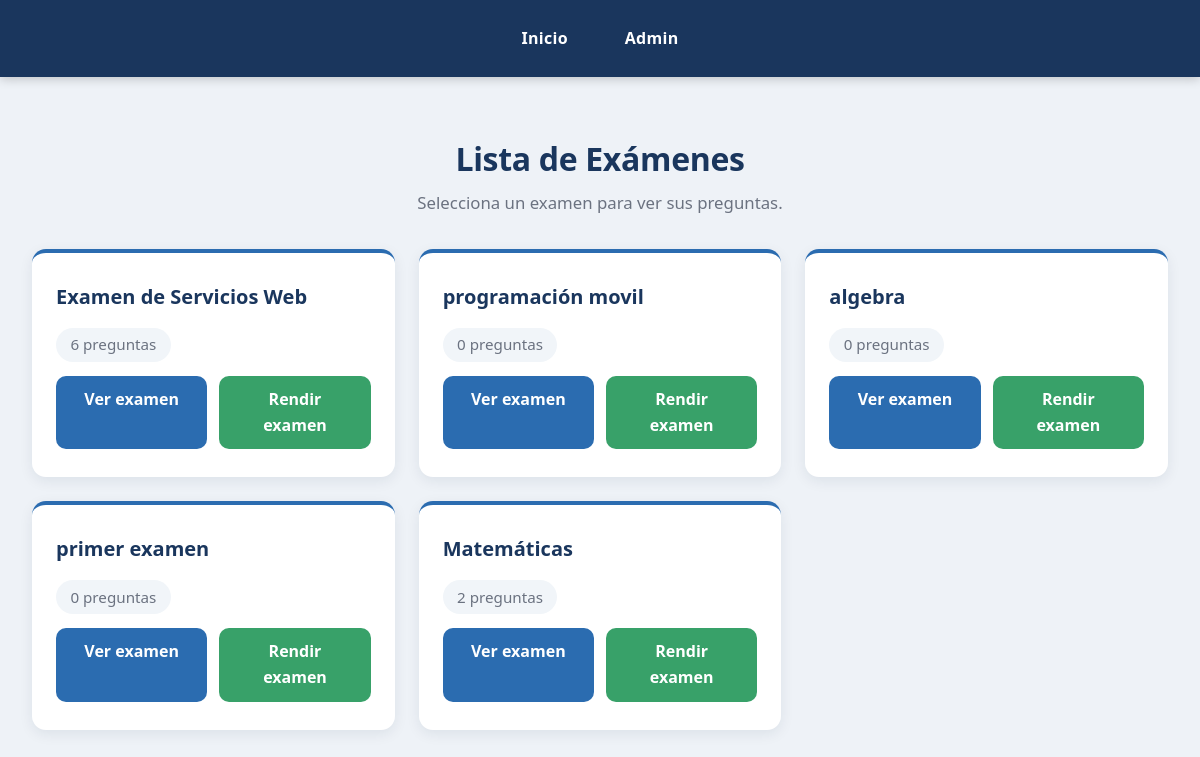
The page / on the database its author committed.
### quiz/models.py (models this page shows, shortened)
class Exam(models.Model):
    title = models.CharField(max_length=200, verbose_name="title")
    description = models.TextField(verbose_name="description")
    created_at = models.DateTimeField(auto_now_add=True, verbose_name="created at")
    class Meta:
        ordering = ['-created_at']
        verbose_name = "exam"
        verbose_name_plural = "exams"

### quiz/views.py (the view)
# urls.py: path('', views.exam_list, name='exam_list'),
def exam_list(request):
    exams = Exam.objects.all().order_by('-created_at')
    return render(request, 'quiz/exam_list.html', {'exams': exams})

### quiz/templates/quiz/exam_list.html (shortened to what this page needs)
{% extends "quiz/base.html" %}
{% block content %}
<header class="page-header">
    <h1>Lista de Exámenes</h1>
    <p>Selecciona un examen para ver sus preguntas.</p>
</header>
<div class="exam-grid">
    {% for exam in exams %}
    <article class="exam-card">
        <h2 class="exam-card-title">{{ exam.title }}</h2>
        <p class="exam-card-meta">{{ exam.questions.count }} pregunta{{ exam.questions.count|pluralize:"s" }}</p>
        <div class="btn-group">
            <a class="btn" href="{% url 'exam_detail' exam.id %}">Ver examen</a>
            <a class="btn btn-success" href="{% url 'exam_take' exam.id %}">Rendir examen</a>
        </div>
    </article>
    {% empty %}
    <div class="empty-state">No hay exámenes aún.</div>
    {% endfor %}
</div>
{% endblock %}

### quiz/static/quiz/css/styles.css (style rules this page uses)
:root { --navy: #1a365d; --navy-dark: #12294a; --accent: #2b6cb0; --accent-hover: #2c5282; --bg: #eef2f7; --card-bg: #ffffff; --text: #1f2937; --muted: #6b7280; --radius: 14px; --shadow: 0 4px 14px rgba(15, 35, 70, 0.08); --shadow-hover: 0 12px 28px rgba(15, 35, 70, 0.16); }
* { margin: 0; padding: 0; box-sizing: border-box; }
body { font-family: 'Segoe UI', system-ui, -apple-system, 'Helvetica Neue', Arial, sans-serif; background: var(--bg); color: var(--text); line-height: 1.6; }
.page-header { text-align: center; margin: 1rem 0 2rem; }
.page-header h1 { font-size: 2rem; font-weight: 700; color: var(--navy); letter-spacing: -0.01em; }
.page-header p { color: var(--muted); margin-top: 0.4rem; font-size: 1.05rem; }
.exam-grid { display: grid; grid-template-columns: repeat(3, 1fr); gap: 1.5rem; list-style: none; }
.exam-card { background: var(--card-bg); border-radius: var(--radius); box-shadow: var(--shadow); padding: 1.75rem 1.5rem; display: flex; flex-direction: column; gap: 0.9rem; border-top: 4px solid var(--accent); transition: transform 0.2s ease, box-shadow 0.2s ease; }
.exam-card-title { font-size: 1.25rem; font-weight: 700; color: var(--navy); }
.exam-card-meta { color: var(--muted); font-size: 0.95rem; background: #f1f5f9; border-radius: 999px; padding: 0.3rem 0.9rem; align-self: flex-start; }
.btn { display: inline-block; margin-top: auto; text-align: center; padding: 0.7rem 1.2rem; background: var(--accent); color: #ffffff; text-decoration: none; font-weight: 600; border-radius: 10px; transition: background-color 0.2s ease, transform 0.2s ease; }
.btn-group { display: flex; gap: 0.75rem; margin-top: auto; }
.btn-group .btn { flex: 1; margin-top: 0; }
.btn-success { background: #38a169; }

### rows shown on the page
Exam: title "Examen de Servicios Web", questions.count "6"
Exam: title "programación movil", questions.count "0"
Exam: title "algebra", questions.count "0"
Exam: title "primer examen", questions.count "0"
Exam: title "Matemáticas", questions.count "2"
